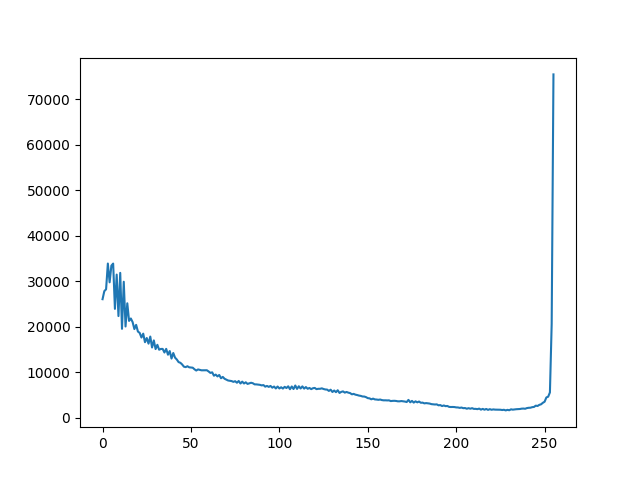

The Python source for this figure:
#!/usr/bin/env python
#coding: UTF-8

import cv2 
import numpy as np
from matplotlib import pyplot as plt

# img = cv2.imread('./desired_image.png')
img = cv2.imread('./input_dsrim/kensyo_desired_image.png')
# img = cv2.imread('./desired_im.png')
# img = cv2.imread('./kensyo_initial_image.png')
# img = cv2.imread('./20231004_140232_image.png')
# img = cv2.imread('./test_image.png', cv2.IMREAD_GRAYSCALE)

# hist, bins = np.histogram(img.flatten(), 256, [0, 256])
# print(hist.shape)

# total_pixels = img.shape[0]*img.shape[1]
# print(total_pixels)

# hist_percentage = hist / total_pixels
# print(hist_percentage.shape)

# plt.plot(bins[:-1], hist_percentage, color='b')
# plt.xlabel('luminace')
# plt.ylabel('frequency percentage')
# plt.grid(True)

# plt.plot(hist)

hist_cv = cv2.calcHist([img], [0], None, [256], [0, 256])

plt.plot(hist_cv)

plt.savefig('./hist.png')

plt.show()
# print(img[:,:,0])
# print(img[:,:,1])
# print(img[:,:,2])
###これでプリントしたら全部同じ行列出てた

#####UIカメラのカラーモードmono8だしimgmsg_to_cv2もオプションmono8にしてるけど
#####画像が3チャンネルで出力されてた
